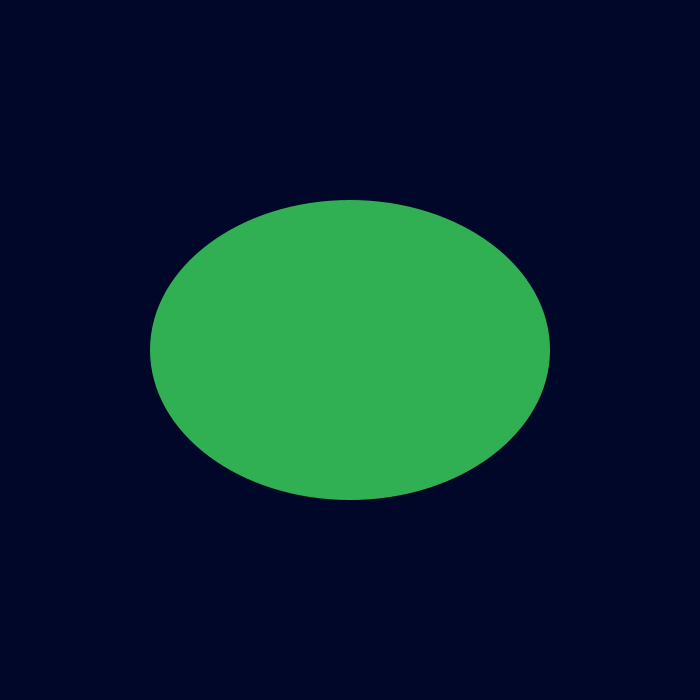
Frame 1 (no input)
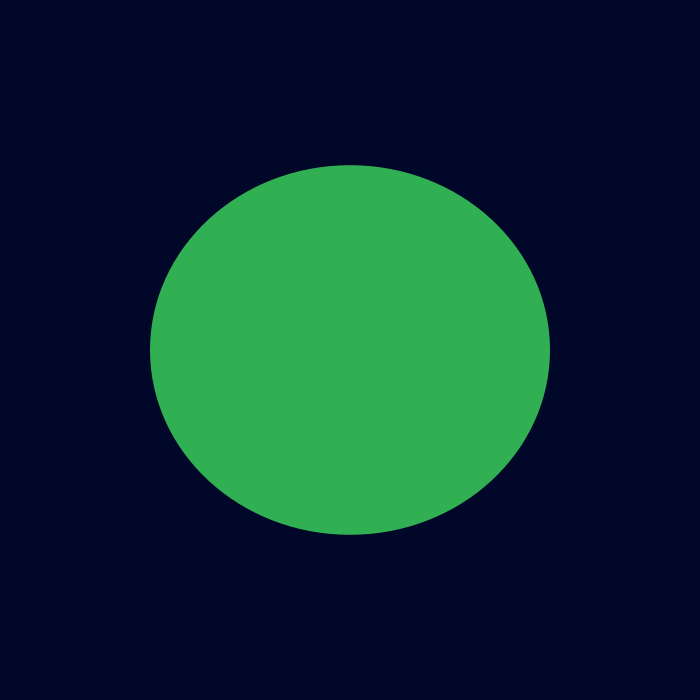
Frame 60 (the mouse pressed at the canvas centre just before this capture)
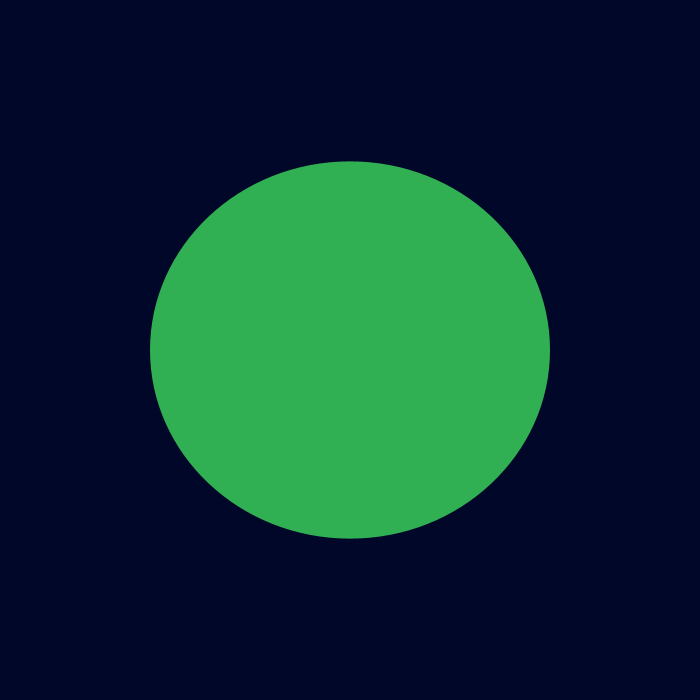
Frame 120 (the mouse held since frame 60 and released just before this capture)

The Processing sketch that drew these frames (run headless with seeded random() and noise(); from frame 60 on, the mouse is pressed at the canvas centre):

// Processing sketch: processing_132088
// ── processing_132088.pde

int elCount = 10;
float elWidth = 400;
float elHeight = 300;
int step = 1;
int target = 400;
void setup(){
  size(700, 700);
  noStroke();
  fill(49,176,83);
  
  //Based on this formula
 // (x+= (target - x) * .1)
}



void draw(){
  background(0,7,40);
  for(int x = 0;x < elCount; x++){
   
    ellipse((x+10)*100,350,elWidth,elHeight);
  }
  
   ellipse(350,350,elWidth,elHeight);
   
   //Height
   if(target == 400){
   elHeight += ((target - elHeight) /2.5)* .05;
   }
   else if (target == 300){
    elHeight -=  (abs(target - elHeight)) * .03;
   }
   
   if (elHeight >390){
    target = 300; 
   }
   else if (elHeight < 301){
    target = 400; 
   }
   
   //Width
   
  
}
